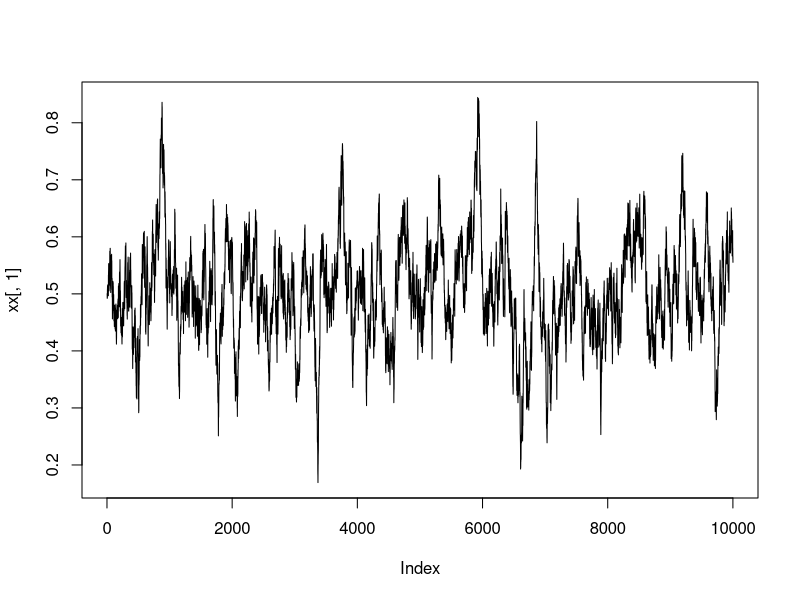

R code for this plot: (Note: this script raises an error after producing the figure.)
# clear all variables and close windows
rm(list = ls(all = TRUE))
graphics.off()

set.seed(100)     # set pseudo random numbers

p = 3; q = 0
#p = 2; q = 0
 alpha = c(0.68, -0.17, 0.05) 
#alpha = c(0.68, 0.17) 

if(p == 2 & q == 0){
  # Matrix of CAR(2) coefficients
  alpha.1 = 2-alpha[1];
  alpha.2=alpha.1-alpha[2]-1;
  A=matrix(c(0, 1, -alpha.2, -alpha.1),2,2,byrow=T);
} else if(p==3 & q==0){
  # Matrix of CAR(3) coefficients
  alpha.1 = 3-alpha[1];
  alpha.2 = 2*alpha.1-alpha[2]-3;
  alpha.3 = alpha.2+1-alpha.1-alpha[3];
  A       = matrix(c(0, 1, 0, 0, 0, 1, -alpha.3, -alpha.2, -alpha.1),3,3,byrow=T);
} else if(p==4 & q==0){
  # Matrix of CAR(4) coefficients
  alpha.1 = 4- alpha[1]
  alpha.2 = 3*alpha.1 - alpha[2] - 6
  alpha.3 = 4 + 2*alpha.2 - alpha[3] - 3*alpha.1
  alpha.4 = alpha.3 - alpha[4] - alpha.2 + alpha.1 - 1
  A       = matrix(c(0, 1, 0, 0, 0, 0, 1, 0, 0, 0, 0, 1, -alpha.4, -alpha.3, -alpha.2, -alpha.1),4,4,byrow=T)
}
e1      = c(1, rep(0,p-1))
ep      = c(rep(0,p-1),1)
inversa = solve(A)
# parameter settings
n       = 1000           # number of observations
#alpha  = 0.1            # alpha
sigma   = 0.3            # vola
mu      = c(0.5)         # mu

# simulates a mean reverting square root process around m
i       = p - 1
delta   = 1/365            # time step
x       = c(rep(mu,p))     # start value

x = c(rep(NA, p-1), x)
xs  = embed(x, p)

#ds      = seq(delta,by=delta,length=n)

xx = xs
while (i < (n * 10)) {
    i = i + 1
    # i
    if((i < 5)&(i>3)){
    	xs  = embed(c(NA,xx[,1]), p)
    }else if(i >=5){
    	xs  = embed(c(xx[(nrow(xx)-4):nrow(xx),1]), p)
    }
    # xs
    d = (A%*%(xs-mu))[,1]*delta  + sqrt(delta)*t(sigma * rnorm(1, 0, 1)%*%ep)
    # d
    xs = rbind(xs, xs[nrow(xs),] + as.numeric(d[length(d):1]))
    # xs
    xx = rbind(xx, xx[nrow(xx),] + as.numeric(d[length(d):1]))
    # xx
}

plot(xx[,1],type="l")


x = x[2:length(x)]
x = x[10 * (1:n)]

# plot
plot(x, type = "l", col = "blue3", lwd = 2, xlab = "x", ylab = "")
#title(paste("Simulated OU process for alpha = ", alpha, "& sigma = ", sigma, " around mu= ", mu)) 